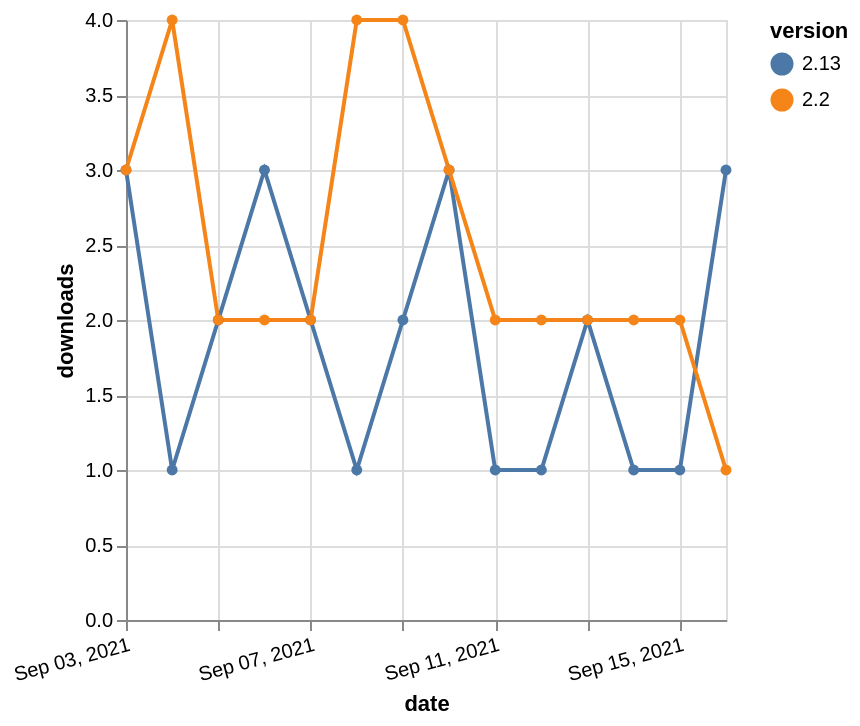

The Vega-Lite source for this figure:
### Vega-Lite specification from a JSON file in a GitHub repository (floating-point values rounded to 4 significant figures)
{"$schema": "https://vega.github.io/schema/vega-lite/v5.json", "description": "A simple bar chart with embedded data.", "data": {"values": [{"date": "2021-09-03", "total": 457, "delta": 3, "version": "2.13"}, {"date": "2021-09-04", "total": 458, "delta": 1, "version": "2.13"}, {"date": "2021-09-05", "total": 460, "delta": 2, "version": "2.13"}, {"date": "2021-09-06", "total": 463, "delta": 3, "version": "2.13"}, {"date": "2021-09-07", "total": 465, "delta": 2, "version": "2.13"}, {"date": "2021-09-08", "total": 466, "delta": 1, "version": "2.13"}, {"date": "2021-09-09", "total": 468, "delta": 2, "version": "2.13"}, {"date": "2021-09-10", "total": 471, "delta": 3, "version": "2.13"}, {"date": "2021-09-11", "total": 472, "delta": 1, "version": "2.13"}, {"date": "2021-09-12", "total": 473, "delta": 1, "version": "2.13"}, {"date": "2021-09-13", "total": 475, "delta": 2, "version": "2.13"}, {"date": "2021-09-14", "total": 476, "delta": 1, "version": "2.13"}, {"date": "2021-09-15", "total": 477, "delta": 1, "version": "2.13"}, {"date": "2021-09-16", "total": 480, "delta": 3, "version": "2.13"}, {"date": "2021-09-03", "total": 3244, "delta": 3, "version": "2.2"}, {"date": "2021-09-04", "total": 3248, "delta": 4, "version": "2.2"}, {"date": "2021-09-05", "total": 3250, "delta": 2, "version": "2.2"}, {"date": "2021-09-06", "total": 3252, "delta": 2, "version": "2.2"}, {"date": "2021-09-07", "total": 3254, "delta": 2, "version": "2.2"}, {"date": "2021-09-08", "total": 3258, "delta": 4, "version": "2.2"}, {"date": "2021-09-09", "total": 3262, "delta": 4, "version": "2.2"}, {"date": "2021-09-10", "total": 3265, "delta": 3, "version": "2.2"}, {"date": "2021-09-11", "total": 3267, "delta": 2, "version": "2.2"}, {"date": "2021-09-12", "total": 3269, "delta": 2, "version": "2.2"}, {"date": "2021-09-13", "total": 3271, "delta": 2, "version": "2.2"}, {"date": "2021-09-14", "total": 3273, "delta": 2, "version": "2.2"}, {"date": "2021-09-15", "total": 3275, "delta": 2, "version": "2.2"}, {"date": "2021-09-16", "total": 3276, "delta": 1, "version": "2.2"}]}, "width": "container", "mark": {"type": "line", "point": {"filled": true}}, "encoding": {"x": {"field": "date", "type": "temporal", "timeUnit": "yearmonthdate", "title": "date", "axis": {"labelAngle": -15}}, "y": {"field": "delta", "type": "quantitative", "title": "downloads"}, "color": {"field": "version", "type": "nominal"}, "tooltip": {"field": "delta"}}}
